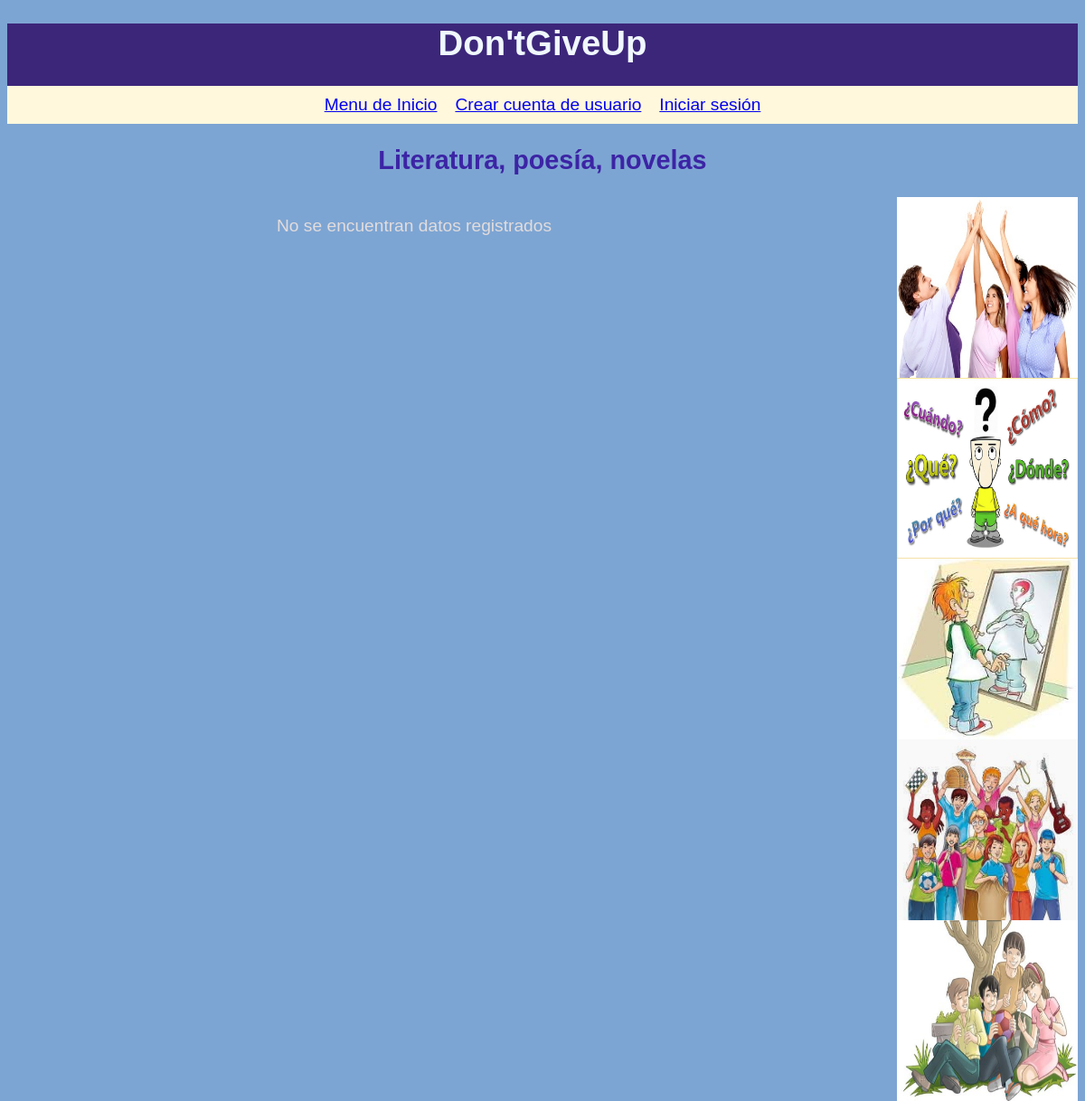
Page /poesia.php on the earlier database version.
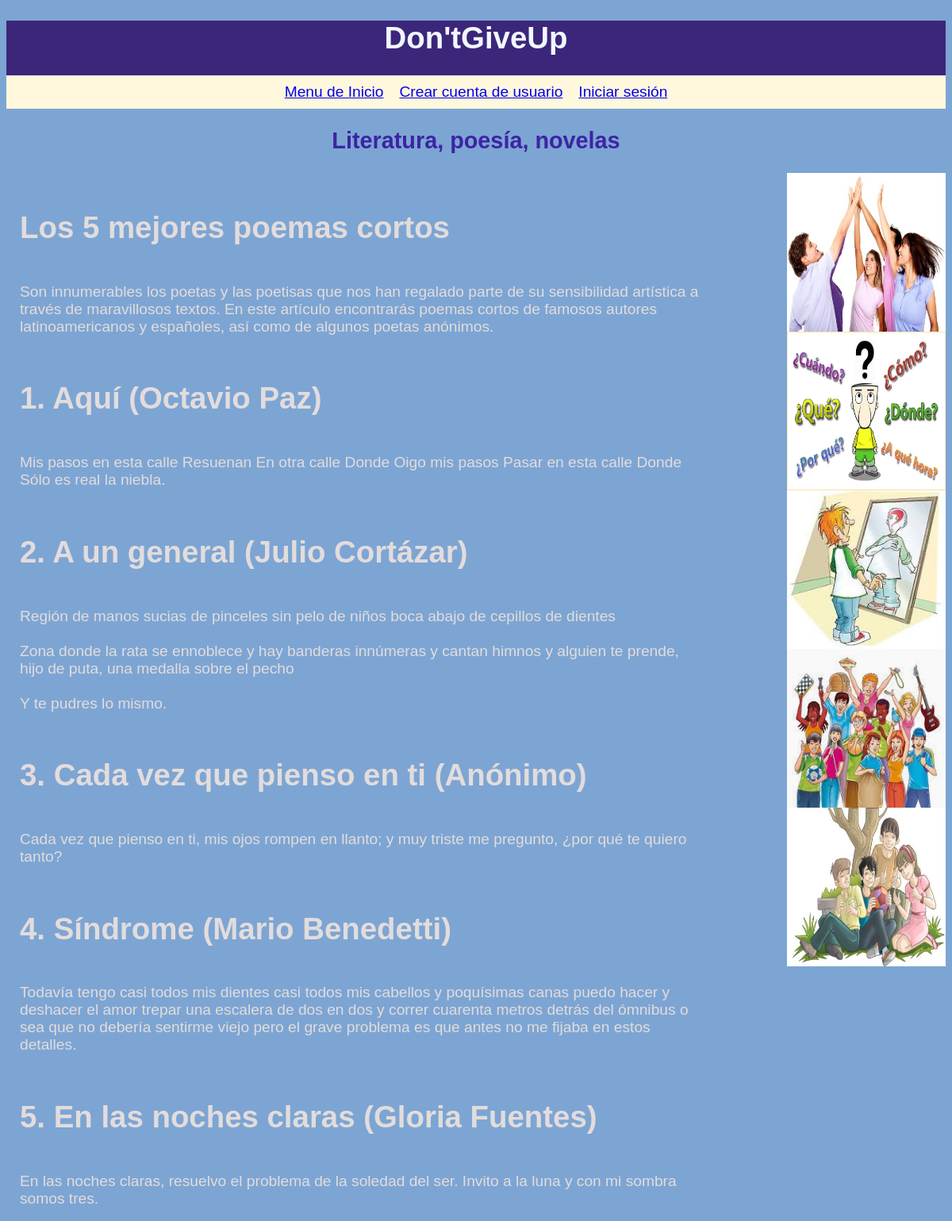
Same page on the later database version.
### tables this page shows
CREATE TABLE `poesia` (
  `id` int(11) NOT NULL,
  `titulo` varchar(500) NOT NULL,
  `contenido` text NOT NULL
);

### poesia.php (the view, shortened to what this page needs)
<?php
include 'config.php';
$db = new PDO("mysql:host=$direccion;dbname=$bd;charset=utf8mb4", $usuario, $pass);
$stmt=$db ->query("SELECT * FROM poesia");
$guia =$stmt->fetchAll();
?>
<!DOCTYPE html>
<html lang="en">
<head>
    <link rel="stylesheet" href="style.css">
</head>
<body>
    <?php include 'cabecera.php' ?>
    <h2>Literatura, poesía, novelas</h2>
    <?php include 'ilustraciones.php' ?>
    <div id="tabla">
        <table>
            <tr>
                <th></th>
            </tr>
        <?php if(count($guia) == 0) { ?>
            <tr>
                <td colspan="5"
                style="text-align:center;">No se encuentran datos registrados</td>
            </tr>
        <?php } ?>
        <?php foreach($guia as $g) { ?>
        <tr>
            <td><h1><?php echo $g["titulo"] ?></h1><br>
            <?php echo nl2br($g['contenido']) ?></td>
            </tr>
        <?php } ?>
        </table>
    </div>
</body>
</html>

Differences in the rows shown:
added poesia: titulo "Los 5 mejores poemas cortos", contenido "Son innumerables los poetas y las poetisas que nos han regalado parte de su sensibilidad artística a través de maravillosos textos. En este artículo encontrarás poemas cortos de famosos autores latinoamericanos y españoles, así como de algunos poetas anónimos."
added poesia: titulo "1. Aquí (Octavio Paz)", contenido "Mis pasos en esta calle Resuenan En otra calle Donde Oigo mis pasos Pasar en esta calle Donde Sólo es real la niebla."
added poesia: titulo "2. A un general (Julio Cortázar)", contenido "Región de manos sucias de pinceles sin pelo de niños boca abajo de cepillos de dientes Zona donde la rata se ennoblece y hay banderas innúmeras y cantan himnos y alguien te prende, hijo de puta, una medalla sobre el pecho Y te pudres lo mismo."
added poesia: titulo "3. Cada vez que pienso en ti (Anónimo)", contenido "Cada vez que pienso en ti, mis ojos rompen en llanto; y muy triste me pregunto, ¿por qué te quiero tanto?"
added poesia: titulo "4. Síndrome (Mario Benedetti)", contenido "Todavía tengo casi todos mis dientes casi todos mis cabellos y poquísimas canas puedo hacer y deshacer el amor trepar una escalera de dos en dos y correr cuarenta metros detrás del ómnibus o sea que no debería sentirme viejo pero el grave problema es que antes no me fijaba en estos detalles."
added poesia: titulo "5. En las noches claras (Gloria Fuentes)", contenido "En las noches claras, resuelvo el problema de la soledad del ser. Invito a la luna y con mi sombra somos tres."
Other differences:
text no longer shown: "No se encuentran datos registrados"
